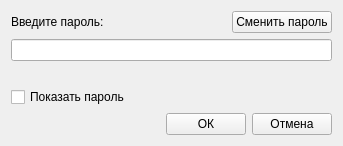
<?xml version="1.0" encoding="UTF-8"?>
<ui version="4.0">
 <class>AuthDialog</class>
 <widget class="QWidget" name="AuthDialog">
  <property name="windowModality">
   <enum>Qt::WindowModal</enum>
  </property>
  <property name="geometry">
   <rect>
    <x>0</x>
    <y>0</y>
    <width>343</width>
    <height>146</height>
   </rect>
  </property>
  <property name="contextMenuPolicy">
   <enum>Qt::NoContextMenu</enum>
  </property>
  <property name="windowTitle">
   <string>Форма авторизации</string>
  </property>
  <property name="whatsThis">
   <string notr="true"/>
  </property>
  <layout class="QVBoxLayout" name="verticalLayout">
   <item>
    <layout class="QHBoxLayout" name="horizontalLayout">
     <item>
      <widget class="QLabel" name="label">
       <property name="text">
        <string>Введите пароль:</string>
       </property>
      </widget>
     </item>
     <item>
      <spacer name="horizontalSpacer_2">
       <property name="orientation">
        <enum>Qt::Horizontal</enum>
       </property>
       <property name="sizeHint" stdset="0">
        <size>
         <width>40</width>
         <height>20</height>
        </size>
       </property>
      </spacer>
     </item>
     <item>
      <widget class="QPushButton" name="change_pass_button">
       <property name="text">
        <string>Сменить пароль</string>
       </property>
      </widget>
     </item>
    </layout>
   </item>
   <item>
    <widget class="QLineEdit" name="lineEdit">
     <property name="clearButtonEnabled">
      <bool>true</bool>
     </property>
    </widget>
   </item>
   <item>
    <widget class="QLabel" name="status_label">
     <property name="text">
      <string/>
     </property>
    </widget>
   </item>
   <item>
    <widget class="QCheckBox" name="showpass_checkbox">
     <property name="text">
      <string>Показать пароль</string>
     </property>
    </widget>
   </item>
   <item>
    <layout class="QHBoxLayout" name="horizontalLayout_2">
     <item>
      <spacer name="horizontalSpacer">
       <property name="orientation">
        <enum>Qt::Horizontal</enum>
       </property>
       <property name="sizeHint" stdset="0">
        <size>
         <width>40</width>
         <height>20</height>
        </size>
       </property>
      </spacer>
     </item>
     <item>
      <widget class="QPushButton" name="ok_button">
       <property name="text">
        <string>ОК</string>
       </property>
      </widget>
     </item>
     <item>
      <widget class="QPushButton" name="cancel_button">
       <property name="text">
        <string>Отмена</string>
       </property>
      </widget>
     </item>
    </layout>
   </item>
  </layout>
 </widget>
 <resources/>
 <connections/>
</ui>
